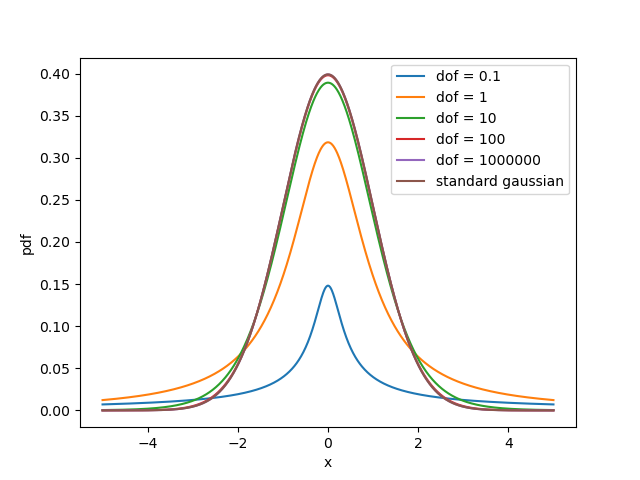

Write the Python code that produced this figure.
import numpy as np
from scipy.special import gammaln
import matplotlib.pyplot as plt

def pdf_t_distribution(x, dof):
    """pdf of t-distribution with given degrees of freedom"""
    numerator = np.exp(gammaln((dof+1)/2) - gammaln(dof/2))

    denominator = np.sqrt(np.pi*dof) * (1 + x**2/dof)**((dof+1)/2)

    return numerator / denominator

def standard_gaussian_pdf(x):
    """pdf of standard gaussian"""
    return np.exp(-x**2 / 2) / np.sqrt(2 * np.pi)

if __name__ == '__main__':
    dof = [0.1, 1, 10, 100, 1000000]

    # mean = 0, variance = 1
    x = np.linspace(-5, 5, 1000)

    for d in dof:
        plt.plot(x, pdf_t_distribution(x, d), label=f'dof = {d}')

    # If dof increases, the t-distribution converges to the standard gaussian distribution as shown in the plot.

    plt.plot(x, standard_gaussian_pdf(x), label='standard gaussian')
    plt.xlabel('x')
    plt.ylabel('pdf')
    plt.legend()
    plt.savefig('HW1/Q1.png')
    
